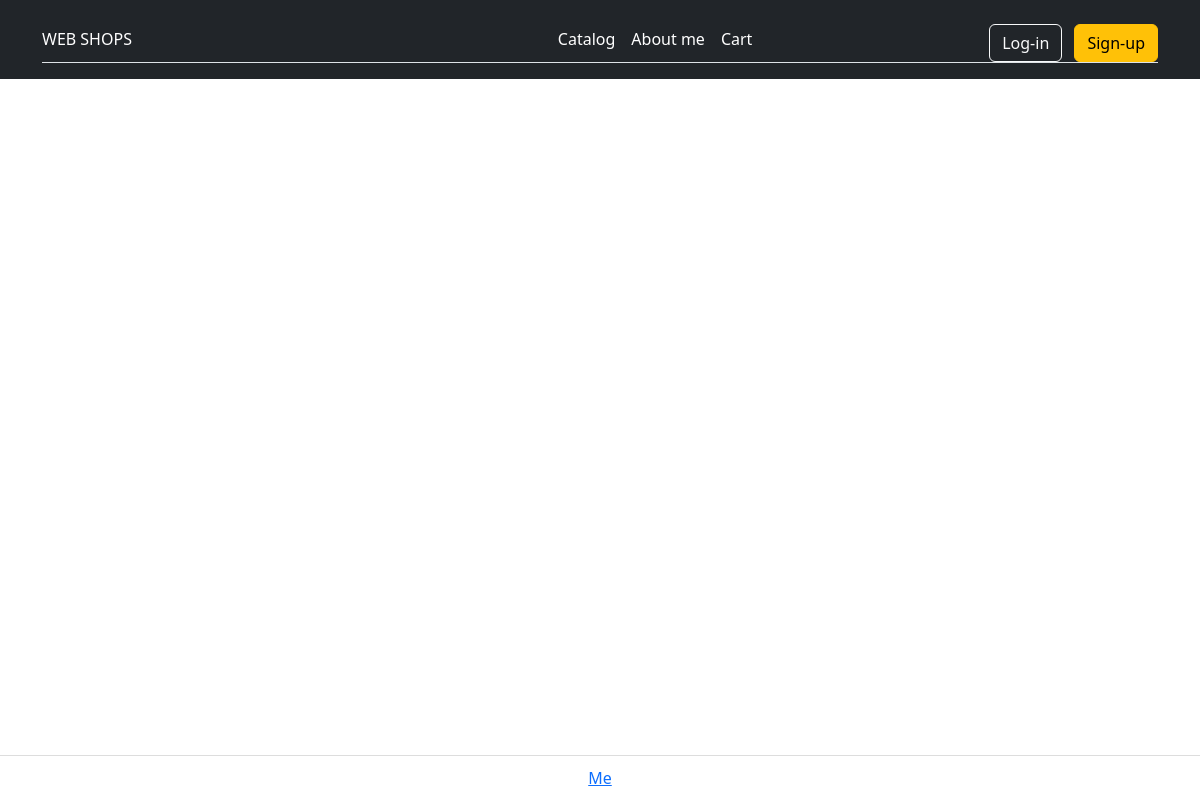
The app's page /, older data.
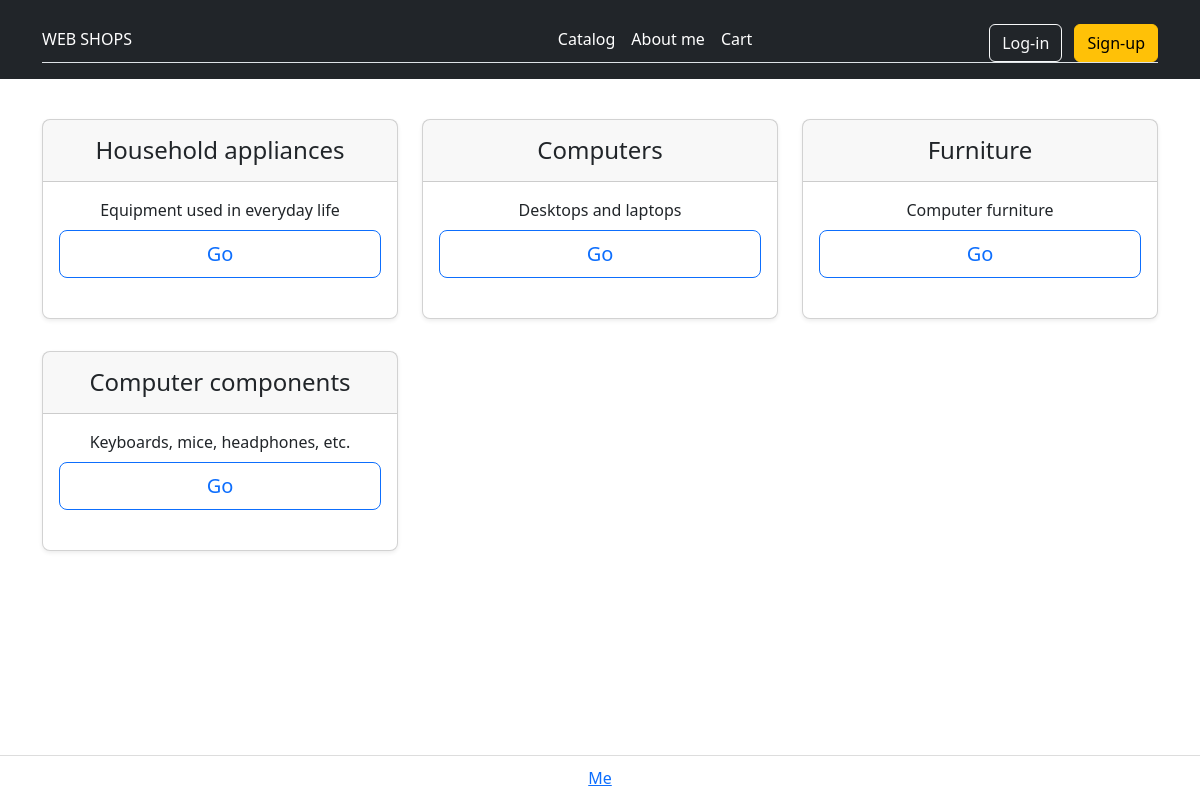
The same page, newer data.
### shop/models.py (models this page shows, shortened)
class Category(models.Model):
    name = models.CharField(verbose_name=_("Name"), max_length=50,unique=True)
    content = models.TextField(verbose_name=_("Content"), max_length=100)
    time_created = models.DateTimeField(verbose_name=_("Time created"), auto_now_add=True)
    time_update = models.DateTimeField(verbose_name=_("Time created"), auto_now=True)
    is_published = models.BooleanField(default=True)

### shop/views.py (the view)
# urls.py: path('', views.IndexView.as_view(), name='index'),
class IndexView(TemplateView):
    template_name = 'shop/index.html'
    extra_context = {
        'head': _('Categories'),
        'button_text': _('Go'),
    }
    def get_context_data(self, **kwargs):
        context = super().get_context_data(**kwargs)
        context['shops'] = models.Category.objects.all()
        return context

### templates/shop/index.html (shortened to what this page needs)
{% extends 'base.html' %}
{% load  django_bootstrap5  %}
{% load i18n %}
{% block content %}
    <div class="row row-cols-1 row-cols-md-3 mb-3 text-center">
        {% for category in shops %}
        <div class="col mt-3 mb-3">
            <div class="card mb-4 rounded-3 shadow-sm h-100">
                <div class="card-header py-3">
                    <h4 class="my-0 fw-normal">{{ category.name }}</h4>
                </div>
                <div class="card-body">
                    <p class="card-title">{{ category.content }}</p>
                    <a href="{% url 'tovars_list' category.id %}" class="w-100 btn btn-lg btn-outline-primary">
                        Go
                    </a>
                </div>
            </div>
        </div>
        {% endfor %}
    </div>
{% endblock %}

Row changes from the older to the newer data that the page shows:
added Category: name "Household appliances", content "Equipment used in everyday life"
added Category: name "Computers", content "Desktops and laptops"
added Category: name "Furniture", content "Computer furniture"
added Category: name "Computer components", content "Keyboards, mice, headphones, etc."
